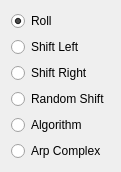
   <widget class="QWidget" name="layoutWidget_2">
    <property name="geometry">
     <rect>
      <x>570</x>
      <y>310</y>
      <width>89</width>
      <height>134</height>
     </rect>
    </property>
    <layout class="QVBoxLayout" name="verticalLayout_4">
     <item>
      <widget class="QRadioButton" name="radioButton_29">
       <property name="text">
        <string>Roll</string>
       </property>
       <property name="checked">
        <bool>true</bool>
       </property>
      </widget>
     </item>
     <item>
      <widget class="QRadioButton" name="radioButton_30">
       <property name="text">
        <string>Shift Left</string>
       </property>
      </widget>
     </item>
     <item>
      <widget class="QRadioButton" name="radioButton_31">
       <property name="text">
        <string>Shift Right</string>
       </property>
      </widget>
     </item>
     <item>
      <widget class="QRadioButton" name="radioButton_32">
       <property name="text">
        <string>Random Shift</string>
       </property>
      </widget>
     </item>
     <item>
      <widget class="QRadioButton" name="radioButton_33">
       <property name="text">
        <string>Algorithm</string>
       </property>
      </widget>
     </item>
     <item>
      <widget class="QRadioButton" name="radioButton_34">
       <property name="text">
        <string>Arp Complex</string>
       </property>
      </widget>
     </item>
    </layout>
   </widget>
